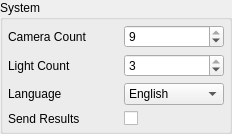
            <widget class="QGroupBox" name="groupBox_System">
             <property name="title">
              <string>System</string>
             </property>
             <layout class="QVBoxLayout" name="verticalLayout_8">
              <property name="leftMargin">
               <number>5</number>
              </property>
              <property name="topMargin">
               <number>5</number>
              </property>
              <property name="rightMargin">
               <number>5</number>
              </property>
              <property name="bottomMargin">
               <number>5</number>
              </property>
              <item>
               <layout class="QHBoxLayout" name="horizontalLayout_CameraAmount">
                <item>
                 <widget class="QLabel" name="label_CameraCount">
                  <property name="minimumSize">
                   <size>
                    <width>110</width>
                    <height>0</height>
                   </size>
                  </property>
                  <property name="maximumSize">
                   <size>
                    <width>16777215</width>
                    <height>16777215</height>
                   </size>
                  </property>
                  <property name="text">
                   <string>Camera Count</string>
                  </property>
                 </widget>
                </item>
                <item>
                 <widget class="QSpinBox" name="spinBox_CameraCount">
                  <property name="enabled">
                   <bool>true</bool>
                  </property>
                  <property name="minimumSize">
                   <size>
                    <width>100</width>
                    <height>0</height>
                   </size>
                  </property>
                  <property name="maximumSize">
                   <size>
                    <width>100</width>
                    <height>16777215</height>
                   </size>
                  </property>
                  <property name="maximum">
                   <number>9</number>
                  </property>
                  <property name="value">
                   <number>9</number>
                  </property>
                 </widget>
                </item>
               </layout>
              </item>
              <item>
               <layout class="QHBoxLayout" name="horizontalLayout_CameraAmount_3">
                <item>
                 <widget class="QLabel" name="label_LightCount">
                  <property name="minimumSize">
                   <size>
                    <width>110</width>
                    <height>0</height>
                   </size>
                  </property>
                  <property name="maximumSize">
                   <size>
                    <width>16777215</width>
                    <height>16777215</height>
                   </size>
                  </property>
                  <property name="text">
                   <string>Light Count</string>
                  </property>
                 </widget>
                </item>
                <item>
                 <widget class="QSpinBox" name="spinBox_LightCount">
                  <property name="enabled">
                   <bool>true</bool>
                  </property>
                  <property name="minimumSize">
                   <size>
                    <width>100</width>
                    <height>0</height>
                   </size>
                  </property>
                  <property name="maximumSize">
                   <size>
                    <width>100</width>
                    <height>16777215</height>
                   </size>
                  </property>
                  <property name="minimum">
                   <number>1</number>
                  </property>
                  <property name="maximum">
                   <number>3</number>
                  </property>
                  <property name="value">
                   <number>3</number>
                  </property>
                 </widget>
                </item>
               </layout>
              </item>
              <item>
               <layout class="QHBoxLayout" name="horizontalLayout_Language">
                <item>
                 <widget class="QLabel" name="label_Language">
                  <property name="minimumSize">
                   <size>
                    <width>110</width>
                    <height>0</height>
                   </size>
                  </property>
                  <property name="maximumSize">
                   <size>
                    <width>16777215</width>
                    <height>16777215</height>
                   </size>
                  </property>
                  <property name="text">
                   <string>Language</string>
                  </property>
                 </widget>
                </item>
                <item>
                 <widget class="QComboBox" name="comboBox_Language">
                  <property name="enabled">
                   <bool>true</bool>
                  </property>
                  <property name="minimumSize">
                   <size>
                    <width>100</width>
                    <height>0</height>
                   </size>
                  </property>
                  <property name="maximumSize">
                   <size>
                    <width>100</width>
                    <height>16777215</height>
                   </size>
                  </property>
                  <item>
                   <property name="text">
                    <string>English</string>
                   </property>
                  </item>
                  <item>
                   <property name="text">
                    <string>Русский язык</string>
                   </property>
                  </item>
                  <item>
                   <property name="text">
                    <string>中文</string>
                   </property>
                  </item>
                  <item>
                   <property name="text">
                    <string>Español</string>
                   </property>
                  </item>
                  <item>
                   <property name="text">
                    <string>Português</string>
                   </property>
                  </item>
                 </widget>
                </item>
               </layout>
              </item>
              <item>
               <layout class="QHBoxLayout" name="horizontalLayout_CameraAmount_5">
                <item>
                 <widget class="QLabel" name="label_SendResults">
                  <property name="minimumSize">
                   <size>
                    <width>110</width>
                    <height>0</height>
                   </size>
                  </property>
                  <property name="maximumSize">
                   <size>
                    <width>16777215</width>
                    <height>16777215</height>
                   </size>
                  </property>
                  <property name="text">
                   <string>Send Results</string>
                  </property>
                 </widget>
                </item>
                <item>
                 <widget class="QCheckBox" name="checkBox_SendResults">
                  <property name="enabled">
                   <bool>true</bool>
                  </property>
                  <property name="minimumSize">
                   <size>
                    <width>100</width>
                    <height>0</height>
                   </size>
                  </property>
                  <property name="maximumSize">
                   <size>
                    <width>100</width>
                    <height>16777215</height>
                   </size>
                  </property>
                  <property name="text">
                   <string/>
                  </property>
                 </widget>
                </item>
               </layout>
              </item>
             </layout>
            </widget>
